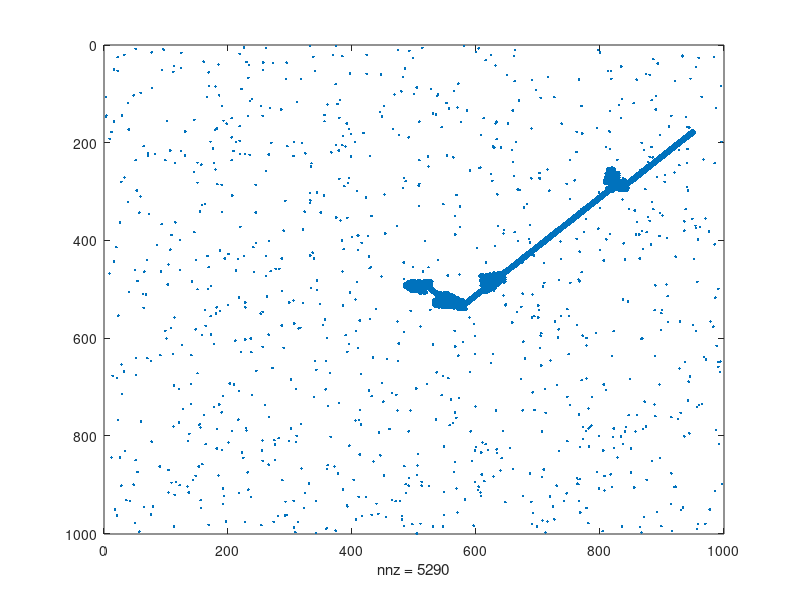

Source code (MATLAB):
function langtant
N = 1000;
steps = 50800;
% random initial board
board = ceil(sprand(N,N,.001));
% starting coordinates
i = 500;
j = 500;
c = 0; % N, E, S, W
for t=1:steps 
    if board(i,j) == 0 
        % flip color
        board(i, j) = 1;        
        switch c
            case 0
                j = j + 1;
            case 1
                i = i + 1;
            case 2
                j = j - 1;
            case 3
                i = i - 1;             
        end
        % cycle direction clockwise; mod() keeps in base 4
        c = mod(c + 1,4);       
    elseif board(i, j) == 1
        % flip color
        board(i, j) = 0;
        switch c
            case 0
                j = j - 1;
            case 1
                i = i - 1;
            case 2
                j = j + 1;
            case 3
                i = i+ 1;    
        end
        % cycle direction counterclockwise; mod() keeps in base 4
        c = mod(c - 1,4);  
    end
    %wrap-around boundary conditions
    if j >= N + 1
        j = 1;
    end
    if j <= 0
        j = N;
    end
    if i >= N + 1
        i = 1;
    end
    if i <= 0
        i = N;
    end
end
spy(board);

